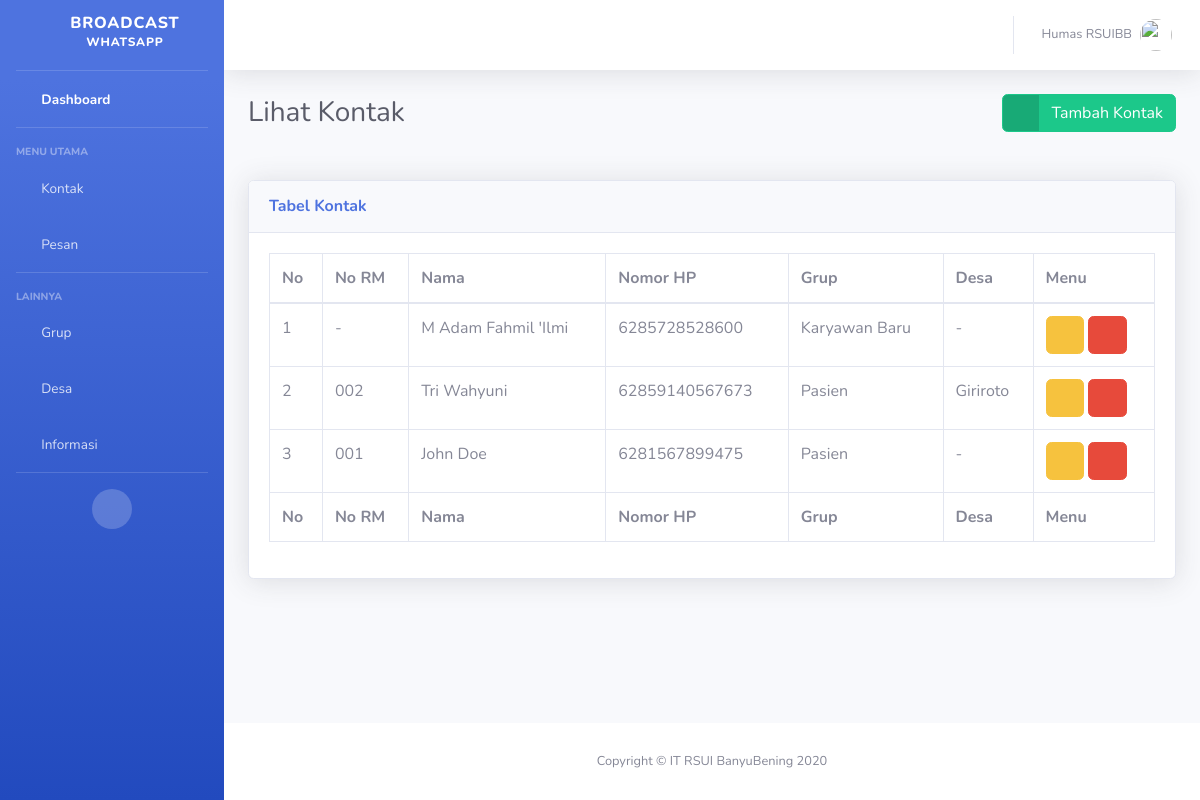
Screenshot of /kontak/ with the database file from the repository.
### kontak/models.py (models this page shows, shortened)
class Contacts(models.Model):
    norm        = models.CharField(max_length=50, null=True, blank=True)
    name        = models.CharField(max_length=50)
    contact     = models.CharField(max_length=50)
    group       = models.ForeignKey(Grup, on_delete=models.SET_NULL, null=True)
    desa        = models.ForeignKey(Desa, on_delete=models.SET_NULL, null=True, blank=True)
    is_active   = models.IntegerField(default=1)
    is_tester   = models.IntegerField(default=0)
    class Meta:
        db_table    = "contacts"

### grup/models.py (models this page shows)
class Grup(models.Model):
    name = models.CharField(max_length=100)
    def __str__(self):
        return "{}".format(self.name)
    class Meta:
        db_table    = "group"

### desa/models.py (models this page shows)
class Desa(models.Model):
    name = models.CharField(max_length=100)
    def __str__(self):
        return "{}".format(self.name)
    class Meta:
        db_table    = "desa"

### kontak/views.py (the view)
# urls.py: path('', KontakListView.as_view(), name="index"),
class KontakListView(TemplateView):
    template_name   = 'kontak/index.html'
    def get_context_data(self, *args, **kwargs):
        kontaks = reversed(Contacts.objects.all().order_by('id'))
        context = {
            'Judul'         : 'Lihat Kontak',
            'Judul_Tabel'   : 'Tabel Kontak',
            'Kontaks'       : kontaks,
        }
        return context

### kontak/templates/kontak/index.html (shortened to what this page needs)
{% extends 'base.html' %}
{% load static %}
{% block styles_custom %}
<link href="{% static "vendor/datatables/dataTables.bootstrap4.min.css" %}" rel="stylesheet">
{% endblock styles_custom %}
{% block heading %}
<div class="d-sm-flex align-items-center justify-content-between mb-4">
    <h1 class="h3 mb-0 text-gray-800">{{Judul}}</h1>
    <a href="{% url "kontak:tambah" %}" class="btn btn-success btn-icon-split">
        <span class="icon text-white-50">
            <i class="fas fa-plus"></i>
        </span>
        <span class="text">Tambah Kontak</span>
    </a>
</div>
{% endblock heading %}
{% block data_table %}
<div class="card shadow mb-4">
    <div class="card-header py-3">
        <h6 class="m-0 font-weight-bold text-primary">{{Judul_Tabel}}</h6>
    </div>
    <div class="card-body">
        <div class="table-responsive">
        <table class="table table-bordered" id="dataTable" width="100%" cellspacing="0">
            <thead>
                <tr>
                    <th>No</th>
                    <th>No RM</th>
                    <th>Nama</th>
                    <th>Nomor HP</th>
                    <th>Grup</th>
                    <th>Desa</th>
                    <th>Menu</th>
                </tr>
            </thead>
            <tfoot>
                <tr>
                    <th>No</th>
                    <th>No RM</th>
                    <th>Nama</th>
                    <th>Nomor HP</th>
                    <th>Grup</th>
                    <th>Desa</th>
                    <th>Menu</th>
                </tr>
            </tfoot>
            <tbody>
                {% for kontak in Kontaks %}
                <tr>
                    <td>{{forloop.counter}}</td>
                    {% if kontak.norm is None %}
                        <td>-</td>
                    {% else %}
                        <td>{{kontak.norm}}</td>
                    {% endif %}
                    <td>{{kontak.name}}</td>
                    <td>{{kontak.contact}}</td>
                    <td>{{kontak.group}}</td>
                    {% if kontak.desa is None %}
                        <td>-</td>
                    {% else %}
                        <td>{{kontak.desa}}</td>
                    {% endif %}
                    <td>
                        <a class="btn btn-warning" href="{% url 'kontak:ubah' kontak.id %}"><i class="fas fa-edit"></i></a>
                        <a class="btn btn-danger" href="{% url 'kontak:hapus' kontak.id %}"><i class="fas fa-trash"></i></a>
                    </td>
                </tr>
                {% endfor %}
            </tbody>
        </table>
        </div>
    </div>
</div>
{% endblock data_table %}

### rows the page displays
Contacts: name "M Adam Fahmil 'Ilmi", contact "6285728528600", group "Karyawan Baru"
Contacts: norm "002", name "Tri Wahyuni", contact "62859140567673", group "Pasien", desa "Giriroto"
Contacts: norm "001", name "John Doe", contact "6281567899475", group "Pasien"

### other values shown
{{ Judul }} "Lihat Kontak"
{{ Judul_Tabel }} "Tabel Kontak"
